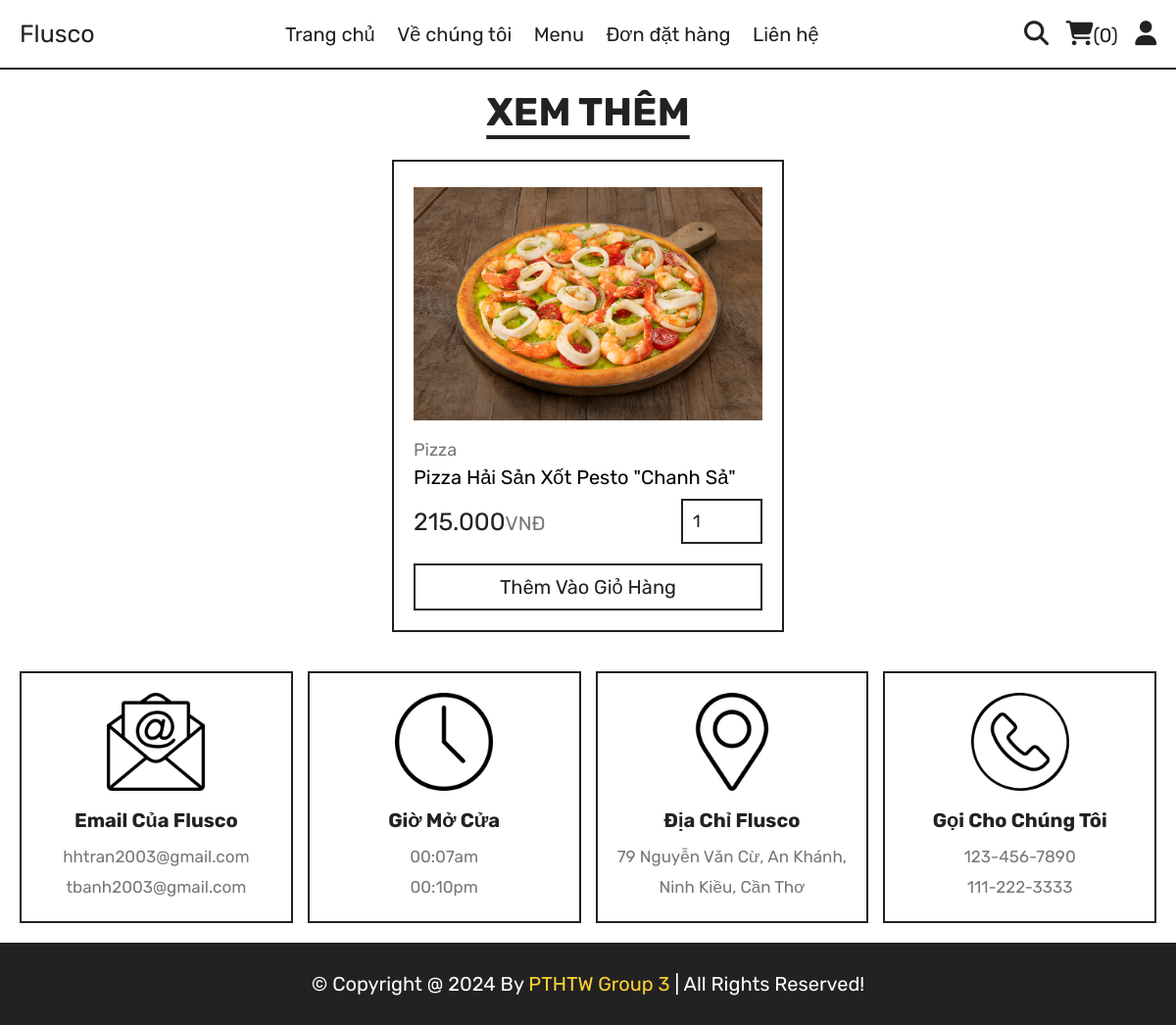
The page /quick_view.php?pid=1 on the database its author committed.
### tables this page shows
CREATE TABLE `products` (
  `id` int(100) NOT NULL,
  `name` varchar(100) NOT NULL,
  `category` varchar(100) NOT NULL,
  `price` int(10) NOT NULL,
  `image` varchar(100) NOT NULL
);

### quick_view.php (the view, shortened to what this page needs)
<?php
include 'components/connect.php';
?>
<!DOCTYPE html>
<html lang="en">
<head>
   <link rel="stylesheet" href="https://cdnjs.cloudflare.com/ajax/libs/font-awesome/6.1.1/css/all.min.css">
   <link rel="stylesheet" href="css/style.css">
</head>
<body>
<?php include 'components/user_header.php'; ?>
<section class="quick-view">
   <h1 class="title">Xem thêm</h1>
   <?php
      $pid = $_GET['pid'];
      $select_products = $conn->prepare("SELECT * FROM `products` WHERE id = ?");
      $select_products->execute([$pid]);
      if($select_products->rowCount() > 0){
         while($fetch_products = $select_products->fetch(PDO::FETCH_ASSOC)){
   ?>
   <form action="" method="post" class="box">
      <img src="uploaded_img/<?= $fetch_products['image']; ?>" alt="">
      <a href="category.php?category=<?= $fetch_products['category']; ?>" class="cat"><?= $fetch_products['category']; ?></a>
      <div class="name"><?= $fetch_products['name']; ?></div>
      <div class="flex">
         <div class="price"><?=number_format( $fetch_products['price'],0,"","."); ?><span>VNĐ</span></div>
         <input type="number" name="qty" class="qty" min="1" max="99" value="1" maxlength="2">
      </div>
      <button type="submit" name="add_to_cart" class="cart-btn">Thêm vào giỏ hàng</button>
   </form>
   <?php
         }
      }else{
         echo '<p class="empty">no products added yet!</p>';
      }
   ?>
</section>
<?php include 'components/footer.php'; ?>
</body>
</html>

### css/style.css (style rules this page uses)
:root { --yellow:#fed330; --red:#e74c3c; --white:#fff; --black:#222; --light-color:#777; --border:.2rem solid var(--black); }
* { font-family: 'Rubik', sans-serif; margin:0; padding:0; box-sizing: border-box; outline: none; border: none; text-decoration: none; }
html { font-size: 62.5%; overflow-x: hidden; scroll-behavior: smooth; stop-opacity: 7rem; }
section { margin:0 auto; max-width: 1200px; padding:2rem; }
.title { text-align: center; margin-bottom: 2.5rem; font-size: 4rem; color:var(--black); text-transform: uppercase; text-decoration: underline; text-underline-offset: 1rem; }
.quick-view form { max-width: 40rem; padding:2rem; border:var(--border); position: relative; margin:0 auto; }
.quick-view form img { height: 25rem; width: 100%; object-fit: contain; margin-bottom: 1rem; }
.quick-view form .cat { font-size: 1.8rem; color:var(--light-color); }
.quick-view form .name { font-size: 2rem; margin:.5rem 0; }
.quick-view form .flex { display: flex; justify-content: space-between; align-items: center; gap:1.5rem; margin:1rem 0; }
.quick-view form .flex .price { font-size: 2.5rem; color:var(--black); }
.quick-view form .flex .price span { font-size: 2rem; color:var(--light-color); }
.quick-view form .flex .qty { border:var(--border); padding:1rem; font-size: 1.8rem; color:var(--black); }
.quick-view form .cart-btn { width: 100%; padding:1rem 3rem; text-align: center; border:var(--border); font-size: 2rem; color:var(--black); cursor: pointer; text-transform: capitalize; background: none; margin-top: 1rem; }

### rows shown on the page
products: image (picture), category "Pizza", name "Pizza Hải Sản Xốt Pesto \"Chanh Sả\"", price "215.000"

### other values the page prints
$total_cart_items "0"
